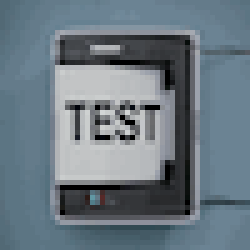
#> input picture test.gif, 50 x 50 px (shown 5 times larger)
$ python ImageModificationTest.py
#> lines starting #> are read from the running program, lines starting #| are printed output that depends on the picture
from PIL import ImageTk
import PIL.Image
import os
import sys
from tkinter import *

root = Tk()

#p = PhotoImage(file='test.gif')
img = PIL.Image.open('test.gif').copy()
#> img is the input picture: PIL image 50x50 P; mean R, G, B, A 106.3, 120.2, 129.7, 255
for i in range(img.width//2):
    for j in range(img.height//2):
        img.putpixel((j*2,i*2), 0)
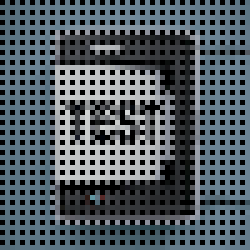
#> img: PIL image 50x50 P (shown 5 times larger); mean R, G, B, A 79.3, 89.8, 96.9, 255
p = ImageTk.PhotoImage(img)

canvas = Canvas()

canvas.create_image(0, 0, anchor='nw', image=p)

canvas.pack()
